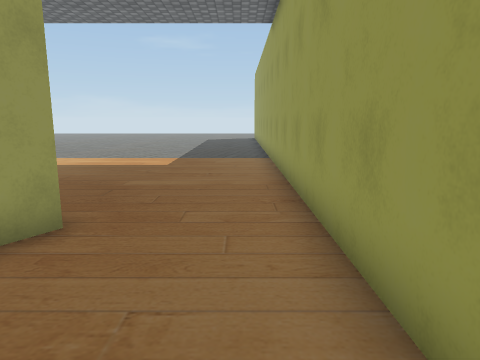
View 1 (above)

16 first-person views from a walk through a scene from a Unity 3-D project. The camera is 1.5 m above the floor, tilts 10° down and sees 70° across. The floor is counted in squares, 1 m on a side. Each view is taken from the middle of a square. On the plan, view 1 faces up. The plan holds only what a view shows up to about 16 squares ahead; the rest is blank. The place goes on beyond the plan. Some surface patterns are stand-ins.

View 2
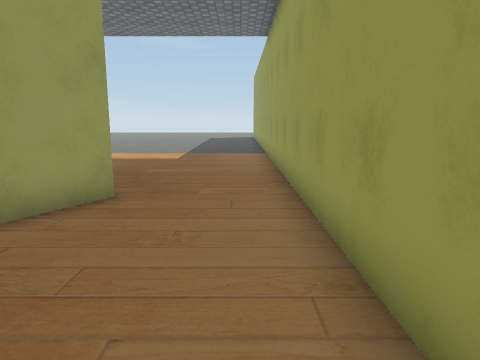

View 3
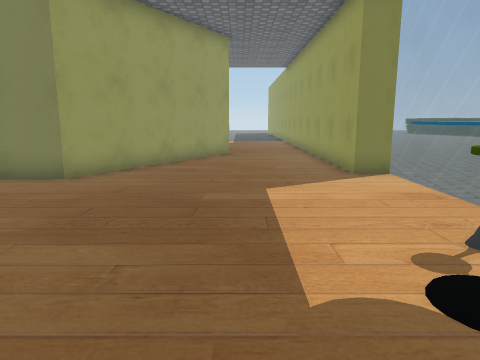

View 4
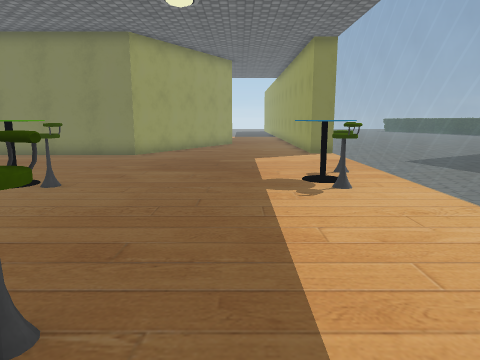

View 5
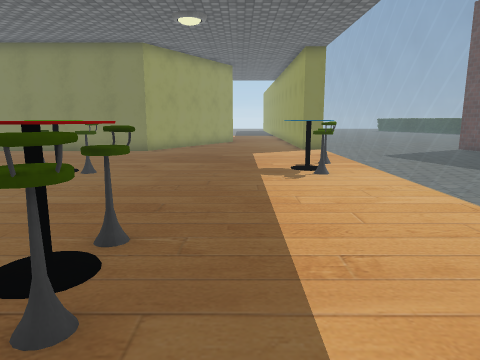

View 6
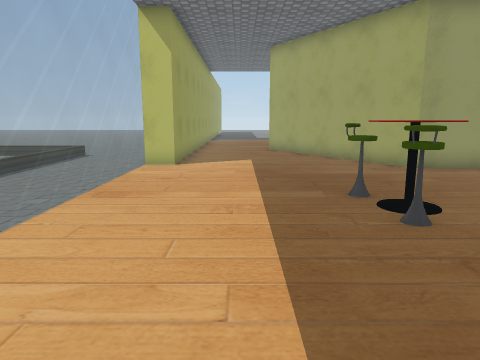

View 7
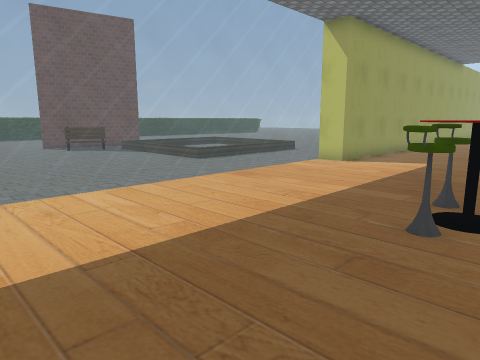

View 8
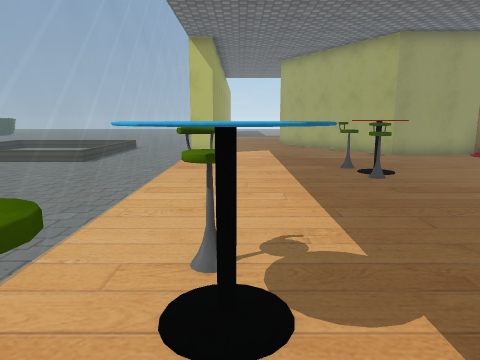

View 9
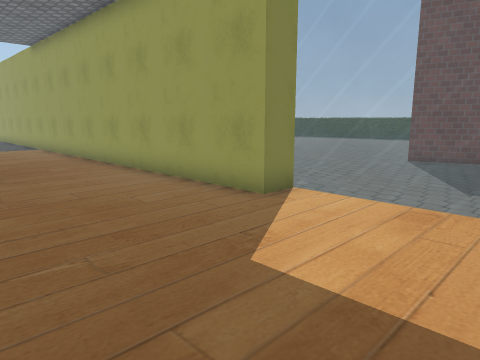

View 10
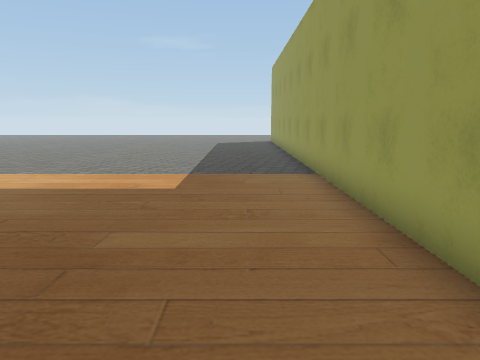

View 11
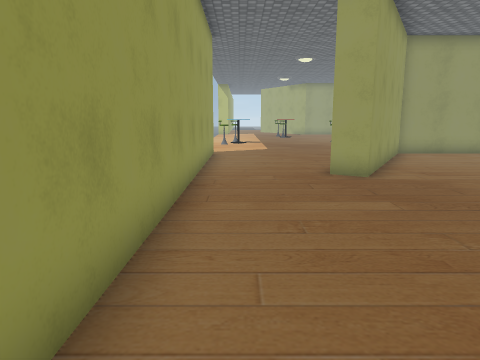

View 12
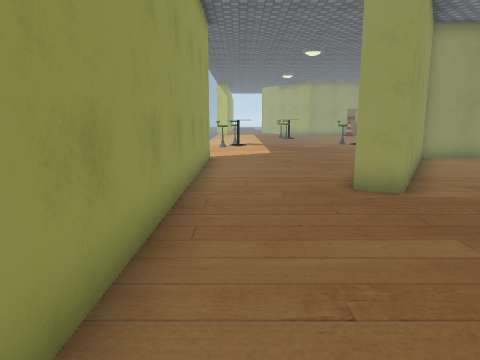

View 13
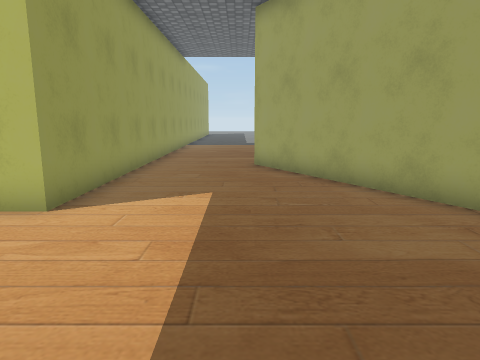

View 14
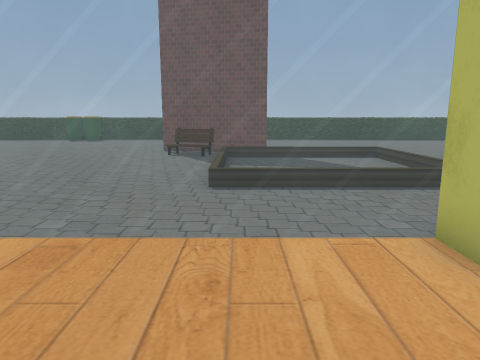

View 15
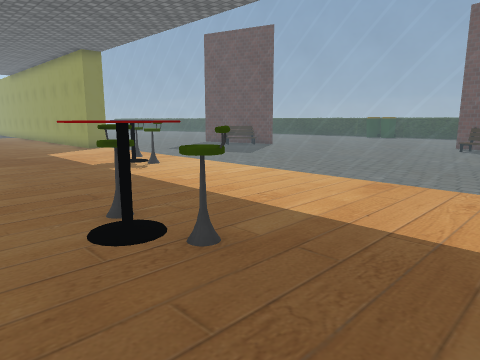

View 16
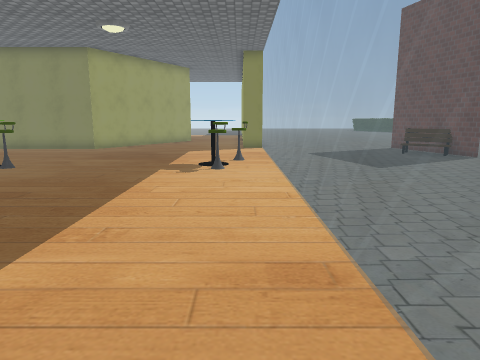

### Floor plan
Key: @ floor where view 1 was taken; # wall or solid block; . floor; = window, fence, low wall or low ledge; T table; O other object.
Columns run from 6 left of view 1 to 14 right of it. Each row starts with its distance up from view 1.
 14 .......#
 13 .......#
 12 .......#
 11 .......#
 10 .......#
  9  ......#
  8   .....#
  7  ......#
  6 .......#
  5 ...#...#   ....
  4 ..##...#   ....
  3 .###...#  ......
  2 .##....#  .......
  1 ##.....# .........
  0 ##....@# .........
 -1 #......##.........
 -2 #.......=......#
 -3 ........=...... #
 -4 ........=......O#
 -5 ........=......O#
 -6 ........=.......#
 -7 .......T=........
 -8 ......TT=.......
 -9 T....TTT=.......  ...
-10 ......T.=......  ....
-11 ........=............
-12 ........=............
-13 ........=............
-14 ........=............
-15 ..TT....=............
-16 .TTT....=..........OO
-17 ..TT....=..........O#
-18 ........=..........O#
-19 ........=....  ...  #
-20 ........=....  ...  #
-21 #.......=....  ...
-22 #......##....  ...
-23 ##.....# ....  ...
-24  #.....# ...   ...
-25  ##....# ...
-26   ##...#  ..

Positions as (right, up) in squares from view 1, and headings:
1: (0, 0), facing up
2: (0, -2), facing up
3: (-2, -11), facing up
4: (-2, -17), facing up
5: (-2, -19), facing up
6: (-1, -10), facing down
7: (-5, -10), facing down-right
8: (0, -6), facing down
9: (-4, -6), facing up-right
10: (-1, 4), facing up
11: (0, 14), facing down
12: (0, 12), facing down
13: (-2, -16), facing down
14: (-2, -19), facing right
15: (-6, -20), facing up-right
16: (1, -20), facing up
